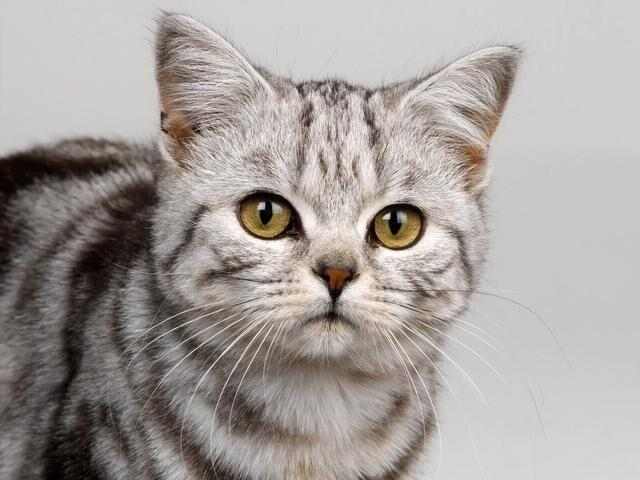
#> input picture opencv/images/cat.jpeg, 640 x 480 px
$ python add.py
#> lines starting #> are read from the running program, lines starting #| are printed output that depends on the picture
#!/usr/bin/python3
# -*- coding: utf-8 -*-
# Copyright (C) 2022 #
# @Time    : 2022/12/25 17:46
# @Author  : TaoistQu
# @Email   : qulei_20180331@163.com
# @File    : add.py
# @Software: PyCharm
# description:
import os
import cv2
import numpy as np

path = os.path.abspath('../images')

cat = cv2.imread(os.path.join(path, './cat.jpeg'))
#> cat is the input picture: shape (480, 640, 3); mean B, G, R 156.1, 159.8, 165.8
dog = cv2.imread(os.path.join(path, './dog.jpeg'))
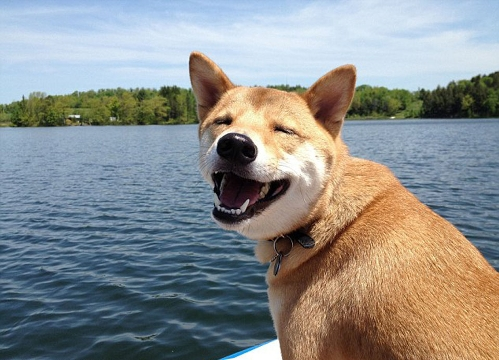
#> input picture opencv/images/dog.jpeg, 499 x 360 px
#> dog is the input picture: shape (360, 499, 3); mean B, G, R 141, 141.9, 139.7
#cat = cat[:360,:499]
cat = cv2.resize(cat, (499, 360))
#> cat: shape (360, 499, 3)

new_img = cv2.add(cat, dog)
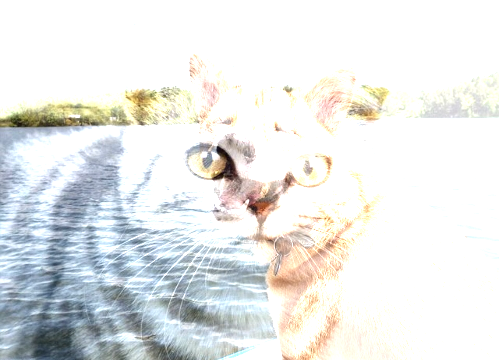
#> new_img: shape (360, 499, 3); mean B, G, R 231.8, 232.8, 231
# [6 lines of commented-out code are left out]

cv2.imshow('new_img', np.hstack((new_img, cat, dog)))
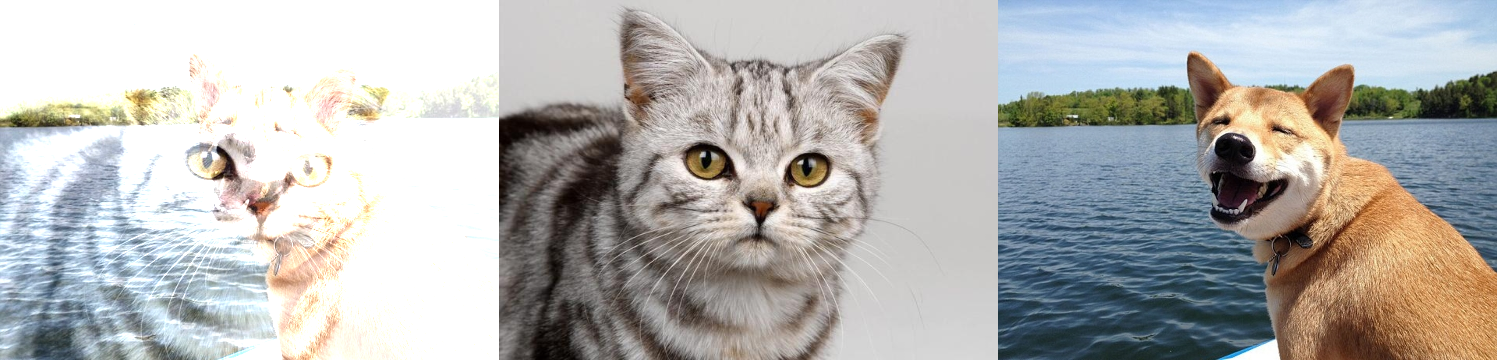
#> window 'new_img': shape (360, 1497, 3); mean B, G, R 176.2, 178.1, 178.8

cv2.waitKey(0)
cv2.destroyAllWindows()
